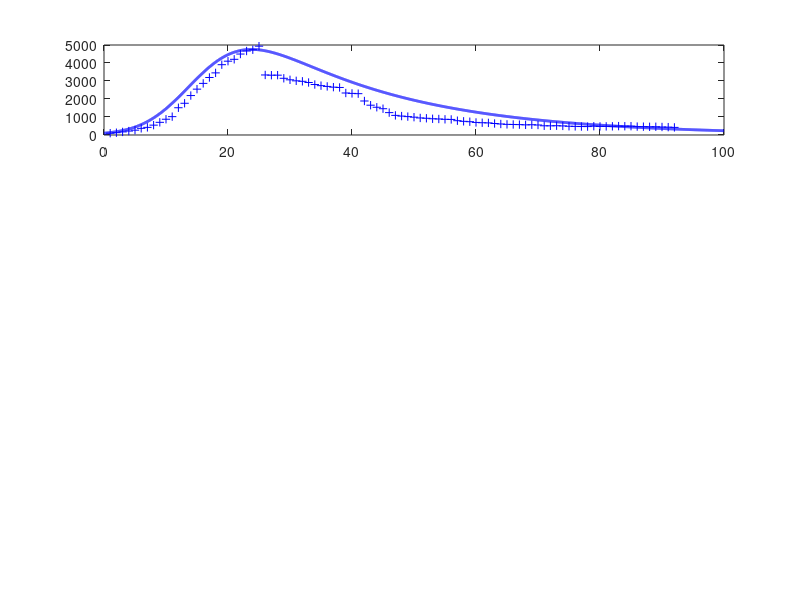

MATLAB code to generate this figure: (Note: this script raises an error after producing the figure.)
% svr19.m

% Revised:  2020 03 25

% Mathemtatical model for the spread of the covid19 virus
% Model for GLOBAL spread of virus
% Model for CHINA spread of virus: download svr19CHINA.m
% Data from https://www.worldometers.info/coronavirus/
% Date file:  covid19.mat  variable covid19
% Model specified by the variables in the INPUT SECTION of the Script

% DOING PHYSICS WITH MATLAB: 
%   ../mphome.htm
% Documentation
%   http://www.physics.usyd.edu.au/teach_res/mp/doc/sird19E.htm
% Download Scripts
%   http://www.physics.usyd.edu.au/teach_res/mp/mscripts/

% Ian Cooper
% email: matlabvisualphysics@gmail.com
% Matlab 2019b

% Populations: Data d / Model
% Susceptible individuals:  Sd  S
% Active infections (currently infected);  Id  I
% Recovered:  Rd  R
% Dead:  Dd  D

close all
clear
clc

global Imax Rmax Dmax ITmax Smax

load('covid19.mat')

% DATA: variable covid19
% Col 1: World   Id   Currently Infected Cases
% Col 2: World   Rd   Recovered
% Col 3: World   Dd   Deaths

% Data for China with Script svr19CHINA.m
% Col 4: China   Total infected cases
% Col 5: China   Currently Infected Cases
% Col 6: China   Deaths
% Col 7: USA     Total infected cases
% Col 8: USA     Currently infected cases
% Col 9: USA     Deaths
% Col 10: AUST     Total infected cases
% Col 11: AUST     Currently infected cases
% Col 12: AUST     Deaths


% Initialize arrays  **************************************************
  % Model: number of time steps 
  num = 5000;
  I = zeros(num,1);
  N = zeros(num,1);
  D = zeros(num,1);
  R = zeros(num,1);

% INPUTS: Model Parameters ********************************************
% Maximum number of days for model   [200]
  tMax = 100;
% Adjustible model parameters  
  a(1) = 0.35;
  a(2) = 0.042;
  a(3) = 0.985;
  a(4) = 1;
  I(1) = 100;
  S0 = 1e5;
  w  = 11.55;
  t0 = 0;
  
  
% SETUP  ************************************************************** 
% Time [days]
  t = linspace(0,tMax,num)';
  dt = t(2) - t(1);

% Susceptible Population
  S = S0 .* exp(-0.5.*((t-t0)./w).^2);

% Exponential increase
  th = 3.5; k = log(2)/th;
  Iexp = I(1).*exp(k*(t));  
  
  
% DATA: Id Rd Dd / Number of data days for COVID19 ******************** 
  Ndays  = find(covid19 == 0,1) - 1;  
  DayS = 50;
  Idtot  = covid19(DayS:Ndays,10);
  Id     = covid19(DayS:Ndays,11);
  Dd     = covid19(DayS:Ndays,12);
  Ld     = length(Id);

  Rd = Idtot - Id - Dd;
  Idmax = max(Id);
  Rdmax = max(Rd);
  Ddmax = max(Dd);
  ITdmax = max(Idtot);
  
% DATA: Percentages
  pId = 100*Id(end) / Idtot(end);
  pRd = 100*Rd(end) / Idtot(end);
  pDd = 100*Dd(end) / Idtot(end);


% MODEL  **************************************************************  
for n = 1:num-1
  dS = a(1)*(S(n)/S0)*I(n)*dt;
  dN = a(2)*I(n)*dt;
  I(n+1) = I(n) + dS - dN;
  N(n+1) = N(n) + dN;
  R(n+1) = a(3)*N(n+1);
  D(n+1) = N(n+1) - R(n+1);
 % S(n+1) = S(n+1) - dS;%a(4)*dS;
end

  Itot = I + R + D; 
  Imax = max(I);
  ITmax= max(Itot);
  Rmax = max(R);
  Dmax = max(D);
  Smax = max(S);
  
% Percentages: model
  pI = 100*I(end) / Itot(end);
  pR = 100*R(end) / Itot(end);
  pD = 100*D(end) / Itot(end);  
  
 
% GRAPHICS  *********************************************************** 

figure(1)
  set(gcf,'units','normalized');
  set(gcf,'position',[0.02 0.05 0.3 0.75]);
  set(gcf,'color','w');

subplot(4,1,1)  % INFECTIONS
    xP = 1: Ld;
    yP = Id;
    plot(xP,yP,'b+')   

    hold on
    
    xP = t; yP = I;
    plot(xP,yP,'b','linewidth',2)
   
     plotMonths(1)
     
    grid on
    title('Active Infections  I')
    ylabel('I','FontName','Times New Roman')  
    set(gca,'fontsize',12)
    xlim([0 tMax])
    
subplot(4,1,2)   % RECOVERIES
    xP = 1: Ld;
    yP = Rd; 
    plot(xP,yP,'k+')
    hold on
 
    xP = t; yP = R;
    plot(xP,yP,'k','linewidth',2)
    
    plotMonths(2)
    
    grid on

    ylabel('R')
    title('Recoveries  R')
    set(gca,'fontsize',12)
    xlim([0 tMax])
 
 subplot(4,1,3)    % DEATHS
    xP = 1: Ld;
    yP = Dd; 
    plot(xP,yP,'r+')
    hold on
 
    xP = t; yP = D;
    plot(xP,yP,'r','linewidth',2)
    
    plotMonths(3)

    grid on
    ylabel('D')
    title('Deaths  D')
    set(gca,'fontsize',12) 
    xlim([0 tMax])
    
 subplot(4,1,4)   % Total infections
    xP = t(1:2500);
    yP = Iexp(1:2500);
    plot(xP,yP,'r','linewidth',1.2)
     ylim([0 1.2*ITmax])
    hold on
 
    xP = 1: Ld;
    yP = Idtot; 
    plot(xP,yP,'b+')
    hold on
    xP = t; yP = Itot;
    plot(xP,yP,'b','linewidth',2)
    
    plotMonths(4)
    
    grid on
    xlabel('days elapsed')
    ylabel('I_{tot}','FontName','Times New Roman')
    title('Total Infections I_{tot}');
    set(gca,'fontsize',12) 
    xlim([0 tMax])

figure(2)
   set(gcf,'units','normalized');
   set(gcf,'position',[0.60 0.05 0.25 0.25]);
   set(gcf,'color','w');

   plotMonths(5)   

   xP = t; yP = S;
   plot(xP,yP,'k','linewidth',2)
   grid on
   xlabel('days elapsed')
   ylabel('Susceptible population  S') 
      
   txt = sprintf('S_{max} = %3.0e',Smax);
   text(100,11.2e4,txt,'fontsize',12)

    
    
    
figure(7)
   set(gcf,'units','normalized');
   set(gcf,'position',[0.33 0.1 0.25 0.5]);
   set(gcf,'color','w');

   xlim([0 120])
   ylim([-60 250])
   hh = 250; dh = -25;
   
   txt = 'Start date:  22 January 2020';
   Htext = text(0,hh,txt,'fontsize',12);
   set(Htext,'color','k')
   
   hh = hh+dh;
   txt = 'Model Parameters';
   text(0,hh,txt,'fontsize',12)
   
   hh = hh+dh;
   txt = sprintf('I(1) = %3.0f   S_0 = %2.0e   w = %2.2f   t_0 = %2.0f', ...
       I(1),S0,w,t0);
   text(0,hh,txt,'fontsize',12)
   
   hh = hh+dh;
   txt = sprintf('a(1) = %3.3f   a(2) = %2.3f   a(3) = %2.3f   a(4)= %2.3f', ...
       a(1),a(2),a(3),a(4));
   text(0,hh,txt,'fontsize',12)
      
   hh = hh+2*dh; 
   txt = 'DATA';
   text(0,hh,txt,'fontsize',12)
   
    z = datenum([2020 1 22]);
    z = z + Ndays-1;
    z = datetime(z,'ConvertFrom','datenum');
    z.Format = 'dd-MMM-yyyy';
    txt = cellstr(z) ; 
    text(20,hh,txt,'fontsize',12)
    
   hh = hh+dh;
   z1 = Id(end); z2 = Rd(end); z3 = Dd(end); z4 = z1+z2+z3;  
   txt = sprintf('I = %5.0f    R = %5.0f    D = %5.0f    I_{tot} = %5.0f', z1,z2,z3,z4);
   text(6,hh,txt,'fontsize',12)
   
   % Recoveries and Deaths
    pR = 100*Rd(end)/(Rd(end)+Dd(end));
    pD = 100*Dd(end)/(Rd(end)+Dd(end));
    hh = hh+dh;
    txt = sprintf('percent: Active = %2.1f  Recoveries = %2.1f    Deaths = %2.1f   ',pId,pRd,pDd);
    text(2,hh,txt,'fontsize',12)  
   
   hh = hh+2*dh; 
   txt = 'MODEL PREDICTIONS';
   text(0,hh,txt,'fontsize',12)
   
    z = datenum([2020 1 22]);
    z = z + tMax;
    z = datetime(z,'ConvertFrom','datenum');
    z.Format = 'dd-MMM-yyyy';
    txt = cellstr(z) ; 
    text(60,hh,txt,'fontsize',12)
   
   hh = hh+dh;
    z1 = I(end); z2 = R(end); z3 = D(end); z4 = z1+z2+z3;  
    txt = sprintf('I = %5.0f    R = %5.0f    D = %5.0f    I_{tot} = %5.0f', z1,z2,z3,z4);
    text(6,hh,txt,'fontsize',12)

   hh = hh+dh;
    txt = 'Peak';
    text(10,hh,txt,'fontsize',12)
    z = find(I == Imax,1);
    z = t(z) + datenum([2020 1 22]);
    z = datetime(z,'ConvertFrom','datenum');
    z.Format = 'dd-MMM-yyyy';
    txt = cellstr(z) ; 
    text(30,hh,txt,'fontsize',12)
   
    txt = sprintf('I_{peak} = %5.0f',Imax);
    text(70,hh,txt,'fontsize',12)
   
    hh = hh+dh;
    txt = sprintf('percent: Active = %2.1f  Recoveries = %2.1f    Deaths = %2.1f   ',pI,pR,pD);
    text(2,hh,txt,'fontsize',12)   
       

    
    axis off
   
    
    function  pM = plotMonths(z)
     global Imax Rmax Dmax ITmax Smax
     
     % Months
       m1 = [2020 01 22];    % day zero
       m2 = [2020 02  1];    % Feb
       m3 = [2020 03  1];    % Mar
       m4 = [2020 04  1];    % Apr
       m5 = [2020 05  1];    % May
       m6 = [2020 06  1];    % Jun
       m7 = [2020 07  1];    % Jul
       m8 = [2020 08  1];    % Aug
   
      tm(1) = datenum(m1);
      tm(2) = datenum(m2) - tm(1);
      tm(3) = datenum(m3) - tm(1);
      tm(4) = datenum(m4) - tm(1);
      tm(5) = datenum(m5) - tm(1);
      tm(6) = datenum(m6) - tm(1);
      tm(7) = datenum(m7) - tm(1);
      tm(8) = datenum(m8) - tm(1);
   
      if z == 1; yMax = Imax; end
      if z == 2; yMax = Rmax; end
      if z == 3; yMax = Dmax; end
      if z == 4; yMax = ITmax; end
      if z == 5; yMax = Smax; end
      
      for n = 2:8
        plot([tm(n), tm(n)], [0, yMax],'linewidth',1,'color', [0.5 0.5 0.5]);
        hold on
      end
      
      ys = 0.8;
      text(22, ys*yMax,'F')
      text(52, ys*yMax,'M')
      text(82, ys*yMax,'A')
      text(112,ys*yMax,'M')
      text(142,ys*yMax,'J')
      text(172,ys*yMax,'J')
      
   end
   
   